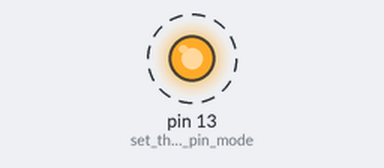
The sketch below on a simulated Arduino Uno, built for the host (arithmetic inside an expression is 32-bit, double 64-bit). Shown: output pins drawn as LEDs (lit = HIGH). Dashed ring = blinking. At 2.0 s the program stops and its outputs stay as they are.

Above: at 0.6 s.
Timing chart, 0 to 3.0 s (numbered marks = the images above):
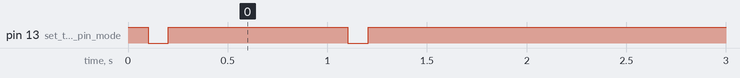

Measured:
- by itself, pin 13 (set_the_LED_pin_mode): alternates HIGH for 0.90 s and LOW for 0.10 s, 4 changes in all, then stays HIGH

The sketch:

ADCFreeRunningMode.ino
```cpp
// (licence header left out)
#include "wink.h"
#include "freerunning_adc.h"

const long BAUD_RATE = 1000000; //Change to 1Mbit for speed.

extern volatile int indexOfSample = 0; //Index for iterating ADC sample array.
extern const int NUMBER_SAMPLES = 512;                 // Largest power of 2 we can allocate in the byte array next.
extern volatile byte channel_1[NUMBER_SAMPLES][2] ;    // Hold the MSB and LSB of Channel 1 ADC conversion


void setup()
{
  Serial.begin(BAUD_RATE); //For Serial monitor / Serial Ploter

  //Wink on the LED_BUILTIN
  setupWinkStart();

  setupFreerunningADCStart();  // Including 16 prescaler for 76.9 KHz

  //Wink off the LED_BUILTIN
  void setupWinkEnd(void);
}//end setup()

ISR(ADC_vect)
{
  channel_1[indexOfSample][1] = ADCL;  // read 8 LS value from ADC
  channel_1[indexOfSample][0] = ADCH;  // read 8 MSbit value from ADC
  indexOfSample++;
}

void loop()
{
  // put your main code here, to run repeatedly:
  winkLED_BUILTIN(); //the built in LED.

  printADCArray(); //Prints the ADC array if it is ready.

}// end loop()
```

freerunning_adc.cpp
```cpp
// (licence header left out)
//--------------- Includes ---------------------------
#include "Arduino.h"
#include "freerunning_adc.h"

extern volatile int indexOfSample ;

long lastADCArraytime = 0;
long nextADCArray = 2000; //time in ms.
const int NUMBER_SAMPLES = 512;
volatile byte channel_1[NUMBER_SAMPLES][2];

long t, t0;                 //For measuring the time to aquire NUMBER_SAMPLES

//Prints min, mid and maximum axis and dac data sample by sample
//Prints text following to make a legend.
void printADCoutSerial(void) {
  //    Serial.println("Sample#: value ");
  for (int i = 1; i < NUMBER_SAMPLES; i++) {
    //10 bit result = (ADCH << 8) |ADCL; // And then right shift to leave only 10 bits.
    Serial.print((uint16_t(channel_1[i][0] << 8 | channel_1[i][1]) >> 6)); //Plot data.
    Serial.println(", 1023, 0, 511");     //Red, Green Yellow, for MAX MIN and MID grid lines.
  }
  //Report setup and rate for plot, sort of, legend.
  Serial.print("SampleInterval=");
  Serial.print(t);
  Serial.print("uS. ");
  Serial.print("SampleNumber=");
  Serial.print(NUMBER_SAMPLES);
  Serial.print(" ");
  Serial.print("SamplingFrequency=");
  Serial.print((float)1000 * NUMBER_SAMPLES / t);
  Serial.println("KSPS");
}

//Get and print an array full of data.
void printADCArray(void) {
  //Get array if time to do so
  if (((millis() - lastADCArraytime) > nextADCArray) || (millis() < lastADCArraytime)) {
    //Lets get an array full
    indexOfSample = 0;
    t0 = micros();  //Reset the t0 before another burst of conversions.
    ADCSRA |= (1 << ADIE);  // enable interrupts to start capture

    //Block whiel sample array fills.
    while (indexOfSample < NUMBER_SAMPLES)
    {
      ;
    }// end if (indexOfSample >= NUMBER_SAMPLES)

    ADCSRA &= ~(1 << ADIE);       // Disable interrupts to stop capture
    t = micros() - t0;            // calculate elapsed time
    printADCoutSerial();
    lastADCArraytime = millis();
  }//end printADCArray()
}


/*Function for Arduino UNO to set up ADC input and clock and start ACE freerunning

*/
void setupFreerunningADCStart(void) {
  ADCSRA = 0;             // clear ADCSRA register
  ADCSRB = 0;             // clear ADCSRB register
  ADMUX |= (0 & 0x07);    // set A0 analog input pin
  ADMUX |= (1 << REFS0);  // set reference voltage
  ADMUX |= (1 << ADLAR);  // left align ADC value to 8 bits from ADCH register

  // sampling rate is [ADC clock] / [prescaler] / [conversion clock cycles]
  // for Arduino Uno ADC clock is 16 MHz and a conversion takes 13 clock cycles
  //ADCSRA |= (1 << ADPS2) | (1 << ADPS0);    // 32 prescaler for 38.5 KHz
  ADCSRA |= (1 << ADPS2);                     // 16 prescaler for 76.9 KHz
  //ADCSRA |= (1 << ADPS1) | (1 << ADPS0);    // 8 prescaler for 153.8 KHz

  ADCSRA |= (1 << ADATE); // enable auto trigger
  ADCSRA |= (1 << ADIE);  // enable interrupts when measurement complete
  ADCSRA |= (1 << ADEN);  // enable ADC
  ADCSRA |= (1 << ADSC);  // start ADC measurements
}// End of setupFreerunningADCStart
```

freerunning_adc.h
```cpp
// (licence header left out)
#ifndef freerunning_adc_
#define freerunning_adc_

void setupFreerunningADCStart(void);
void printADCArray(void);

#endif  //wink.h
```

wink.cpp
```cpp
/* wink.cpp
    Winkes the LED_BUILTIN


*/

//--------------- Includes ---------------------------
#include "Arduino.h"
#include "wink.h"


//Wink constants and variables.
//Set LED for Uno or ESP32 Dev Kit on board blue LED.
//const int LED_BUILTIN = 2;    // ESP32 Kit
//const int LED_BUILTIN = 13;    //Not really needed for Arduino UNO it is defined in library
const int HIGH_TIME_LED = 900;
const int LOW_TIME_LED = 100;
long lastLEDtime = 0;
long nextLEDchange = 100; //time in ms.


void setupWinkStart(void) {
  //Use LED_BUILDIN to instrument start and stop of setup().
  pinMode(LED_BUILTIN, OUTPUT);      // set the LED pin mode
  digitalWrite(LED_BUILTIN, HIGH);   // turn the LED on (HIGH is the voltage level)
}


void setupWinkEnd(void) {
  //Use LED_BUILDIN to instrument start and stop of setup().
  digitalWrite(LED_BUILTIN, LOW);   // turn the LED off at end of setup
}


void winkLED_BUILTIN(void) {

  //Wink the LED
  if (((millis() - lastLEDtime) > nextLEDchange) || (millis() < lastLEDtime)) {
    if (digitalRead(LED_BUILTIN) == LOW) {
      digitalWrite(LED_BUILTIN, HIGH);   // turn the LED on (HIGH is the voltage level)
      nextLEDchange = HIGH_TIME_LED;
    } else {
      digitalWrite(LED_BUILTIN, LOW);   // turn the LED on (HIGH is the voltage level)
      nextLEDchange = LOW_TIME_LED;
    }
    lastLEDtime = millis();
  }//end LED wink


}
```

wink.h
```cpp
#ifndef wink_
#define wink_


void setupWinkStart(void);
void setupWinkEnd(void);
void winkLED_BUILTIN(void);


#endif  //wink.h
```
